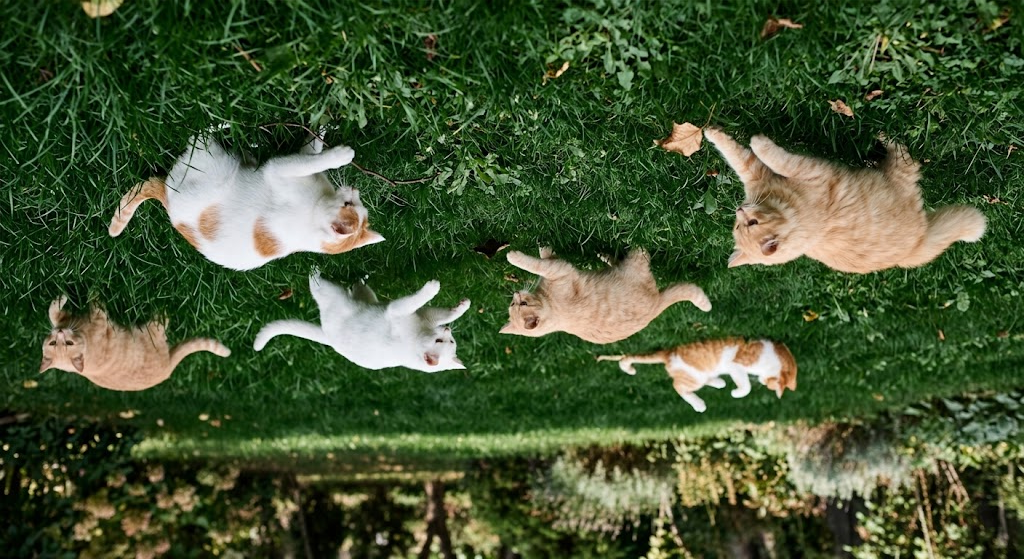
#> input picture week-5/Cats_image.jpeg, 1024 x 559 px
$ jupyter execute 2_OpenCV_intro_with_homework.ipynb
#> lines starting #> are read from the running program, lines starting #| are printed output that depends on the picture; after the words box and inside, x2 and y2 are one past the last pixel; in counts of white or black regions, pixels touching at a corner belong together
# Introduction to OpenCV for Materials Data Science

This notebook introduces a simple computer-vision workflow using OpenCV.
The goal is to understand how an image can be treated as **numerical data** and progressively transformed into measurable objects.

### Workflow

**Image → pixel array → colour channels → grayscale → crop → threshold → contours → object extraction**

Although cats are unlikely to be materials data, the same workflow can be applied to materials-science images such as particles, pores, grains, inclusions, cracks, and surface defects.

## 1. Import the required libraries

- **OpenCV (`cv2`)**: image processing and computer vision
- **NumPy**: numerical array operations
- **Pandas**: tabular data handling
- **Matplotlib**: plotting and image visualization

An image loaded by OpenCV is represented internally as a **NumPy array**.

[cell 1]
import cv2
import numpy as np
import pandas as pd
import matplotlib.pyplot as plt

## 2. Load an image

`cv2.imread()` reads an image from disk and converts it into an array of pixel values.

For a colour image, the array normally has the shape

$
(\text{height},\ \text{width},\ 3)
$

where the final dimension contains the three colour channels.

`cv2.imshow()` opens the image in an OpenCV window. `cv2.waitKey(0)` keeps that window open until a key is pressed.

[cell 2]
image = cv2.imread('Cats_image.jpeg')          # load the image
#> image is the input picture: shape (559, 1024, 3); mean B, G, R 50.3, 84.1, 66.8
print(image)                                   # image as an array
#> (printed output is left out)

# Show the image in a window, then close the window on any keypress
cv2.imshow('original', image)
cv2.waitKey(0)
cv2.destroyAllWindows()

## 3. BGR versus RGB

OpenCV conventionally loads colour images in **BGR** order:

$[B,\ G,\ R]$

Matplotlib expects **RGB** order:

$[R,\ G,\ B]$

Therefore, an OpenCV image should normally be converted before displaying it with `plt.imshow()`.

```python
cv2.cvtColor(image, cv2.COLOR_BGR2RGB)
```

Without this conversion, red and blue appear swapped.

[cell 3]
image_rgb = cv2.cvtColor(image, cv2.COLOR_BGR2RGB)  #changing the channels since cv2 loads BGR but plt expects RGB

plt.imshow(image_rgb)
#plt.imshow(image)                                  #BLUE CATS !
plt.axis('off')
plt.show()

## 4. Geometric transformations

OpenCV also provides simple geometric operations such as rotation, resizing, translation, and flipping.

Here the image is rotated by \(180^\circ\).

Geometric transformations are useful in materials imaging when samples or micrographs need to be brought into a common orientation before quantitative analysis.

[cell 4]
image = cv2.rotate(image_rgb, cv2.ROTATE_180)
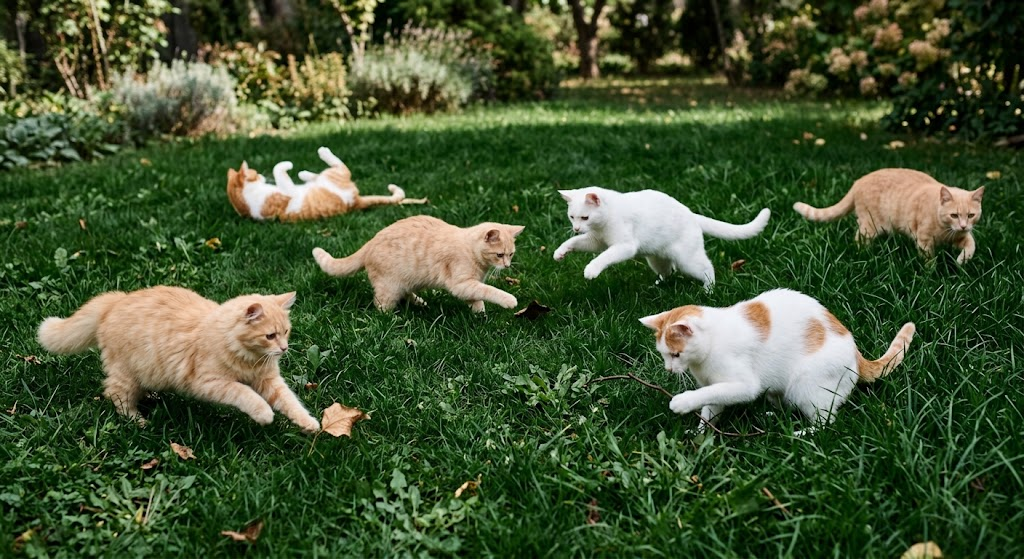
#> image: shape (559, 1024, 3); mean R, G, B 66.8, 84.1, 50.3
plt.imshow(image)
plt.axis('off')
plt.show()

## 5. Colour channels

A colour image can be thought of as three 2D intensity maps stacked together.

Each channel contains the intensity associated with one colour component at every pixel.

$I(x,y) = [R(x,y),G(x,y),B(x,y)]$

`cv2.split()` separates these channels so that they can be examined individually.

> **Important:** the appearance of a channel plot depends on the Matplotlib colour map used. The underlying channel is still only a 2D matrix of intensity values.

[cell 5]
B, G, R = cv2.split(image)
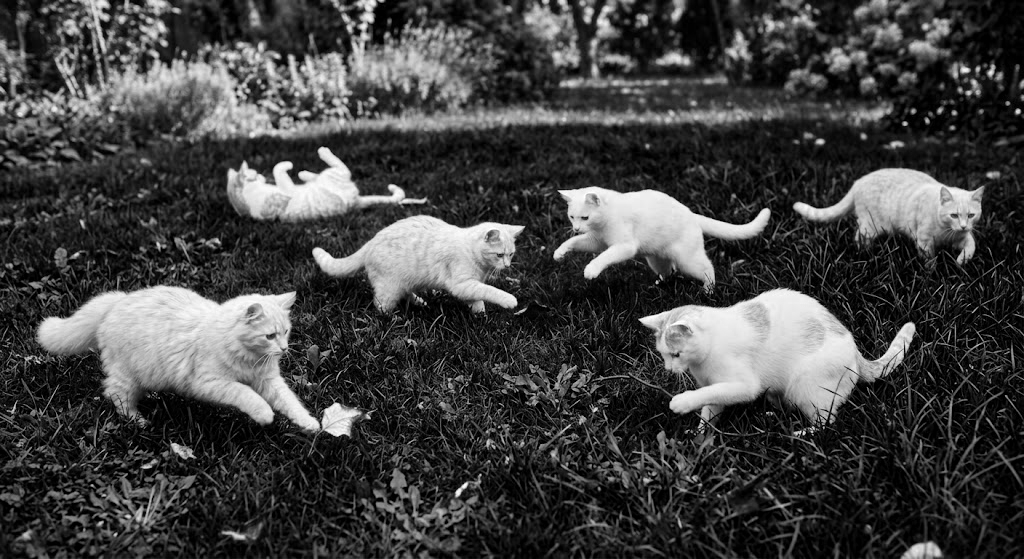
#> B: shape (559, 1024); min 0, max 255, mean 66.8
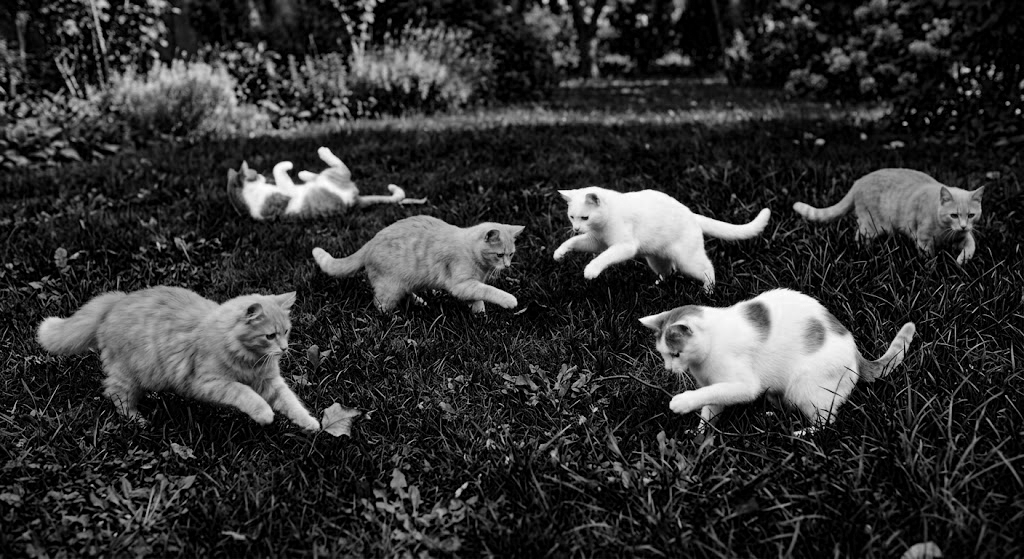
#> R: shape (559, 1024); min 0, max 255, mean 50.3
image_greyscale = cv2.cvtColor(image, cv2.COLOR_BGR2GRAY)
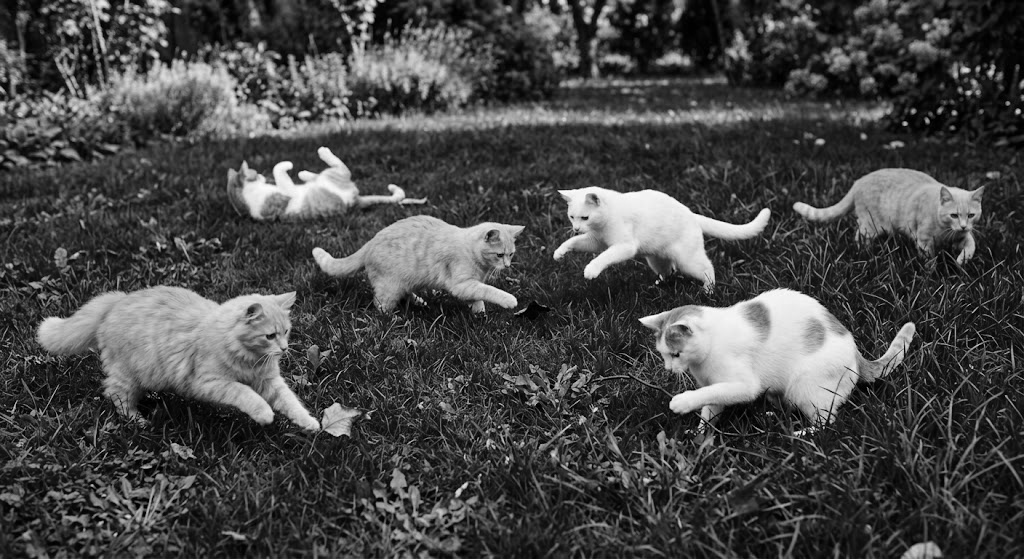
#> image_greyscale: shape (559, 1024); min 0, max 254, mean 72

plt.figure(figsize=(12, 4))

plt.subplot(1, 3, 1)
plt.imshow(R, cmap = 'Reds_r')
plt.title('Red Channel')
plt.axis('off')

plt.subplot(1, 3, 2)
plt.imshow(G, cmap = 'Greens_r')
plt.title('Green Channel')
plt.axis('off')

plt.subplot(1, 3, 3)
plt.imshow(B, cmap = 'Blues_r')
plt.title('Blue Channel')
plt.axis('off')

plt.tight_layout()
plt.show()

## 6. Grayscale representation

A grayscale image contains only **one intensity value per pixel** rather than three colour values.

This reduces an image from

$
H \times W \times 3
$

to

$
H \times W
$

and is commonly used before classical image-processing operations such as thresholding and contour detection.

### QUESTION :  Why are we using `gray_r` instead of `grey`?

[cell 6]
plt.imshow(image_greyscale, cmap = "Greys_r")
plt.title("greyscaled")

## 7. Crop to a region of interest

Often only part of an image is relevant to the analysis. Cropping removes unwanted regions and reduces the amount of data that must be processed.

NumPy image slicing follows:

```python
image[y_start:y_end, x_start:x_end]
```

Notice that NumPy uses **row, column**, which corresponds to **y, x** in image coordinates.

Here, rows 120 to 449 are retained while the full image width is preserved.

[cell 7]
#crop the image to isolate area with cats

image_cropped = image_greyscale[120:450, :]
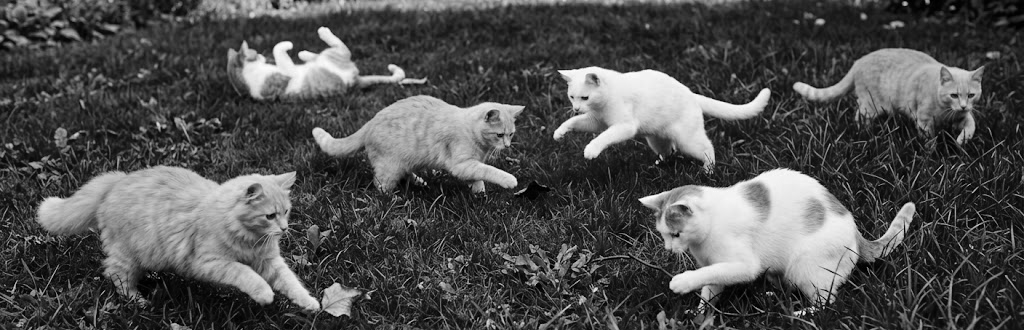
#> image_cropped: shape (330, 1024); min 0, max 254, mean 80.1
plt.imshow(image_cropped, cmap = "Greys_r")
plt.title("greyscaled")

## 8. Thresholding: from intensities to a binary mask

Thresholding converts a grayscale image into two classes: **foreground** and **background**.

For a threshold \(T\),

$
B(x,y)=
\begin{cases}
255, & I(x,y)>T\\
0, & I(x,y)\leq T
\end{cases}
$

The resulting binary image is no longer intended to look realistic. It is a **segmentation mask**.

In this example, the brighter cats become large foreground regions, while parts of the textured grass also become foreground noise.

[cell 8]
#thresholding and contouring

_, image_thresh = cv2.threshold(image_cropped, 75, 255, cv2.THRESH_BINARY)
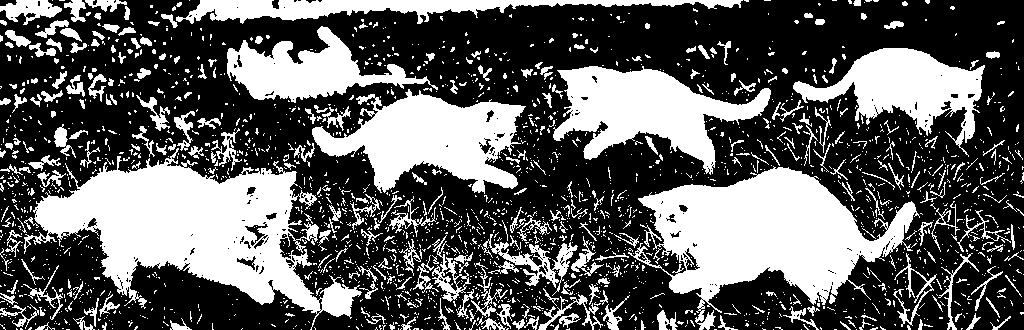
#> image_thresh: shape (330, 1024); 36.6% white; 2253 white regions (1948 under 20 px)
plt.imshow(image_thresh, cmap = "Greys_r")    #why reversed ?
plt.title("threshold")

# Find contours
contours, _ = cv2.findContours(
    image_thresh,
    cv2.RETR_EXTERNAL,
    cv2.CHAIN_APPROX_NONE)
#> contours = 2246 contours, 2081 with area under 20; largest, box (x1, y1, x2, y2) and area: (24, 148, 362, 330) 25352, (628, 166, 920, 330) 21468, (312, 89, 526, 194) 11602, (553, 66, 771, 175) 10786, (793, 48, 985, 157) 8182

print("Total contours:", len(contours))
#| Total contours: 2246

## 9. Contours and object candidates

A **contour** is a sequence of points describing the boundary of a connected region in the binary image.

`cv2.findContours()` identifies these boundaries.

Because the grass also creates many foreground regions, thresholding alone detects far more objects than just the cats.

One simple strategy is to use **contour area** as a feature and keep only the largest connected regions.

$[
\text{binary pixels} \rightarrow \text{connected regions} \rightarrow \text{candidate objects}
]$

[cell 9]
# Sort contours by area, largest first
contours_sorted = sorted(
    contours,
    key=cv2.contourArea,
    reverse=True
)
#> contours_sorted has the same summary as contours

image_contoured = image_cropped.copy()

cv2.drawContours(
    image_contoured,
    contours_sorted[:6],
    -1,
    (0, 255, 0),
    2
)
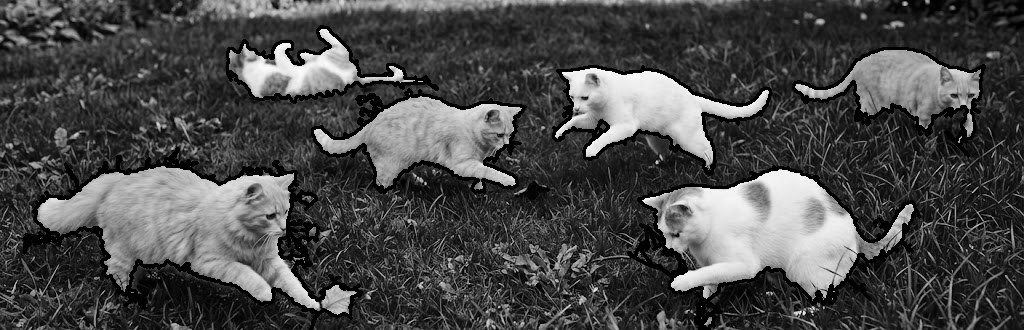
#> image_contoured: shape (330, 1024); 6.68% of pixels changed, all inside (x1, y1, x2, y2) = (23, 25, 986, 330)


plt.imshow(image_contoured, cmap = 'Greys_r')
plt.title("Candidate Cat Contours")
plt.show()

## 10. Map detected contours back onto the original image

Contours detected in a crop use coordinates relative to the **top-left corner of that crop**.

Because the crop was

```python
image[120:450, :]
```

drawing the contours onto the same region of the original image places them back at the correct spatial location.

This is useful when analysis is performed on a region of interest but the final result needs to be visualized in the context of the full image.

[cell 10]
# Draw crop-relative contours onto that region
cv2.drawContours(
    image[120:450, :],                  #adjusting for the y -> shift each contour down by 120, since that was the crop
    contours_sorted[:6],
    -1,
    (0, 255, 0),
    2
)

# Display original image with contours
plt.figure(figsize=(12, 6))
plt.imshow(image)
plt.title("Cats Contoured on Original Image")
plt.axis("off")
plt.show()
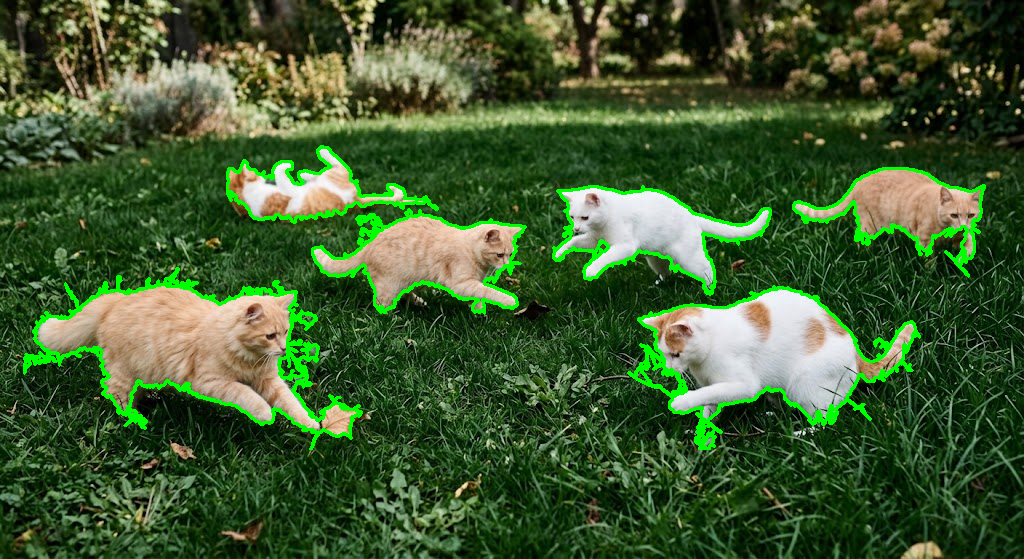
#> shown: shape (559, 1024, 3); mean R, G, B 63, 90, 47.3

---

# Exercise: Improve the segmentation

The first thresholding approach detects the cats, but it also captures substantial texture from the grass.

Try improving the pipeline:

1. Load or reuse the cat image.
2. Apply a **Gaussian blur** to suppress small-scale image texture.
3. Replace the manually selected threshold with **Otsu's automatic thresholding**.
4. Use a $(5\times5)$ morphological kernel to clean the binary mask.
5. Detect the contours again.
6. Compare the resulting cat boundaries with the first attempt.

### Question to consider

How do preprocessing choices change which physical or visual features survive the segmentation?

[cell 11]
# load the image

### Gaussian blurring
smooths local intensity variations before segmentation.

```python
cv2.GaussianBlur(source, kernel_size, sigmaX)
```

For example:

- `(11, 11)` is the size of the neighborhood used for smoothing.
- `8` is the Gaussian standard deviation along the x direction (`sigmaX`).

The operation is a weighted local average, with pixels near the center receiving greater weight.

In materials imaging, the blur scale should be chosen carefully because excessive smoothing can remove physically meaningful small features.

[cell 12]
image_blurred = cv2.GaussianBlur(image_cropped, (11,11), 8)
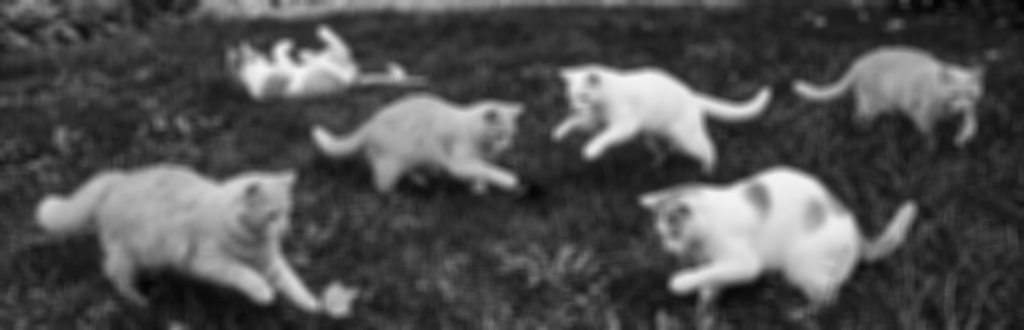
#> image_blurred: shape (330, 1024); min 3, max 244, mean 80.1

# _, image_thresh = ?    -> Hint use cv.THRESH_OTSU for better results, and try a few different thresholds values

### Morphological cleanup

Binary masks often contain isolated pixels, rough boundaries, small gaps, or holes.

Morphological operations modify objects according to a **structuring element**, or kernel.

Two useful operations are:

- **Opening:** erosion followed by dilation. Useful for removing small foreground features.
- **Closing:** dilation followed by erosion. Useful for filling small gaps and connecting nearby foreground regions.

Here, a $5\times5$ kernel defines the spatial scale of the cleanup operation.

[cell 13]
kernel = np.ones((5, 5), np.uint8)

# Remove small white noise
image_clean = cv2.morphologyEx(image_thresh, cv2.MORPH_OPEN, kernel)
#> image_clean: shape (330, 1024); 26.7% white; 82 white regions (5 under 20 px), largest, box (x1, y1, x2, y2) and area: (36, 164, 320, 311) 22442, (641, 167, 916, 302) 20475, (312, 95, 523, 191) 11260

# Fill small gaps inside cats
image_clean = cv2.morphologyEx(image_clean, cv2.MORPH_CLOSE, kernel)
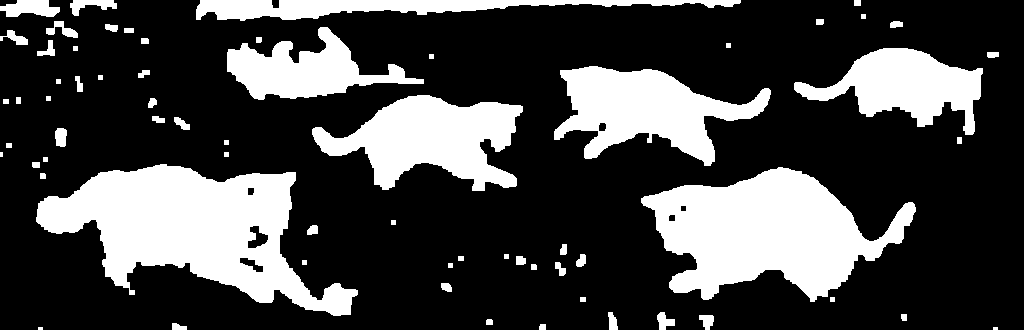
#> image_clean: shape (330, 1024); 27.1% white; 66 white regions (3 under 20 px)

### Compare the image-processing stages

Always inspect intermediate results.

A computer-vision pipeline should not be treated as a black box. Visualizing the grayscale image, threshold mask, and cleaned mask helps determine **where information is being gained or lost**.

This is particularly important in materials science, where an apparently cleaner segmentation is not necessarily a more physically meaningful segmentation.

[cell 14]
# display the greyscaled, thresholded and cleaned images

### Detect contours after morphology

Contour detection is repeated using the cleaned binary mask.

The expectation is that morphological processing reduces small noisy regions and produces more coherent object boundaries.

The number and areas of the resulting contours can then be compared with the original segmentation.

[cell 15]
# Find contours
contours_morphed, _ = cv2.findContours(
    image_clean,
    cv2.RETR_EXTERNAL,
    cv2.CHAIN_APPROX_NONE)
#> contours_morphed = 66 contours, 18 with area under 20; largest, box (x1, y1, x2, y2) and area: (36, 164, 358, 316) 23654, (641, 167, 916, 302) 20341, (312, 95, 523, 191) 11066, (554, 66, 771, 166) 10705, (794, 48, 983, 135) 7756

print("Total contours:", len(contours))
#| Total contours: 2246
